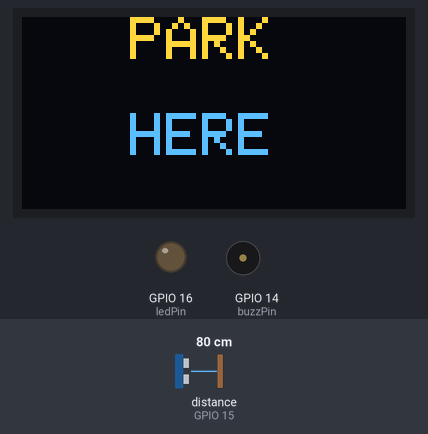
Simulated run of this sketch. Board: ESP8266 (NodeMCU). On the bench: 128×64 one-colour display, output pins drawn as LEDs (lit = HIGH), buzzer (waves = sounding, pin HIGH). Wiring (inferred from the names in the program): ultrasonic range finder: trigger GPIO 13; echo GPIO 15. The test bench sets the inputs (shaded band); at power-on: distance to the obstacle (sensor on GPIO 15) 80 cm. The echo pulse lasts 58.3 µs per cm; the OLED is the two-colour kind (top 16 rows yellow); WiFi joins after 1.5 s; servers stay silent unless stated; the display library's start-up logo is not drawn; uploads are accepted with an empty reply; pins used as bus, display or sensor lines are not drawn; what the sketch prints to the serial monitor is not drawn.

Above: at 3.9 s.
4.0 s: distance to the obstacle (sensor on GPIO 15) set to 6 cm
5.5 s: distance to the obstacle (sensor on GPIO 15) set to 3 cm
At 7.4 s:
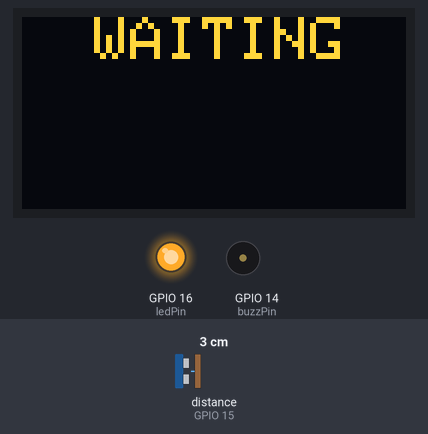
8.0 s: distance to the obstacle (sensor on GPIO 15) set to 9 cm
At 8.59 s:
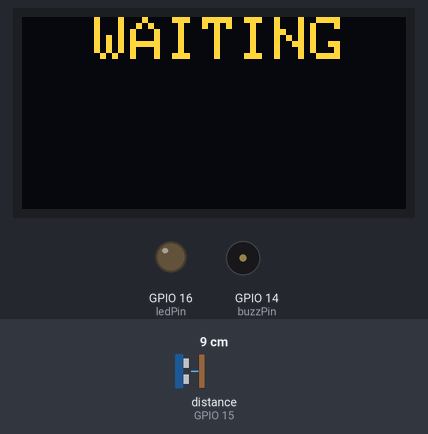
10.2 s: distance to the obstacle (sensor on GPIO 15) set to 2 cm
At 11.2 s:
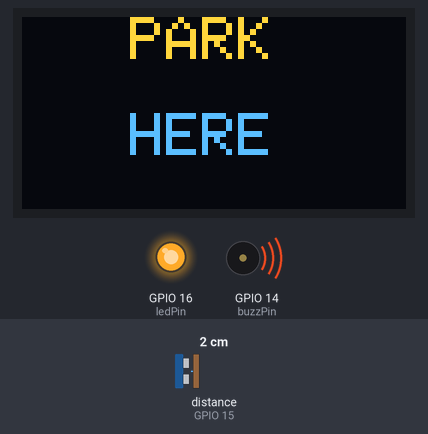
13.2 s: distance to the obstacle (sensor on GPIO 15) set to 18 cm
At 14.8 s:
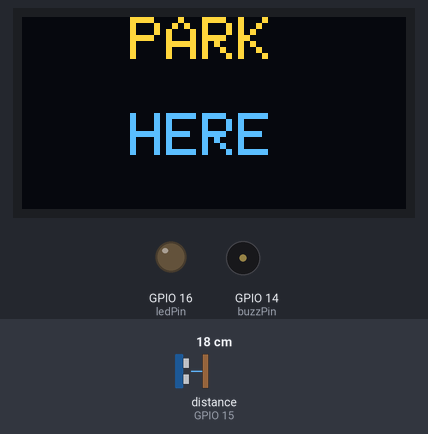
Timing chart, 0 to 16.3 s (numbered marks = the images above; inputs shaded):
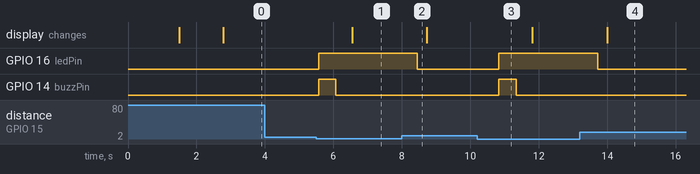

Measured:
- the behaviour switches between 5 and 4 cm on distance to the obstacle (sensor on GPIO 15) (found by bisection; images 0 and 1)
- after the input at 4.0 s, every drawn part: stays the same
- after the input at 5.5 s, GPIO 16 (ledPin): LOW → HIGH after 0.07 s; GPIO 14 (buzzPin): LOW → HIGH after 0.07 s, → LOW 0.50 s later; the display: changes after 1.0 s (image 1)
- after the input at 8.0 s, GPIO 16 (ledPin): HIGH → LOW after 0.45 s
- after the input at 10.2 s, GPIO 16 (ledPin): LOW → HIGH after 0.64 s; GPIO 14 (buzzPin): LOW → HIGH after 0.64 s, → LOW 0.50 s later
- after the input at 13.2 s, GPIO 16 (ledPin): HIGH → LOW after 0.52 s; the display: changes after 0.80 s (image 4)

The sketch:

meter.ino
```cpp
#include <SPI.h>
#include <Wire.h>

#include <Adafruit_GFX.h>
#include <Adafruit_SH110X.h>
// for wifi
#include <ESP8266WiFi.h>
#include <ESP8266HTTPClient.h>
#include <WiFiClient.h>

#define SCREEN_WIDTH 128
#define SCREEN_HEIGHT 64

#define OLED_RESET     -1
#define SCREEN_ADDRESS 0x3C

constexpr int ledPin = 16;
constexpr int buzzPin = 14;
constexpr int trigPin = 13;
constexpr int echoPin = 15;
constexpr int btnPin = 12;

constexpr int BUZZ_DURATION = 500;
constexpr int BUZZ_GAP = 100;
constexpr int DELAY = 250;
constexpr int DETECT_DISTANCE = 5; // 5 cm
constexpr int WAIT = 5 * 1000;  // 5 seconds
constexpr int THANK_YOU = 3 * 1000; // 3 seconds
constexpr float RATE = 1.f;  // 1 rs / sec

// Wi-Fi connection
const char* ssid = "realme123";
const char* password = "987654321";
String serverName = "http://192.168.144.219:5000";
// unsigned long lastTime = 0;
// unsigned long timerDelay = 5000;

enum States {
  IDLE, WAITING, ENGAGED, PAYMENT, PAID, UNPAID
} current_state, last_state;

int led_state = LOW;

int cm = 0;

float cost = 0.f;

int wait_count = 0;

Adafruit_SH1106G display = Adafruit_SH1106G(SCREEN_WIDTH, SCREEN_HEIGHT, &Wire, OLED_RESET);

void setupSerial() {
  Serial.begin(38400);
}

void setupPins() {
  // Sensor
  pinMode(trigPin, OUTPUT);
  pinMode(echoPin, INPUT);

  // LED Pins
  pinMode(ledPin, OUTPUT);

  // Buzzer
  pinMode(buzzPin, OUTPUT);

  // Button
  pinMode(btnPin, INPUT_PULLUP);
}

void setupScreen() {
  display.begin(SCREEN_ADDRESS, true);
  display.setTextSize(2);
  display.setTextColor(SH110X_WHITE);

  display.display();
  delay(1000);
}

int getDistance() {
  digitalWrite(trigPin, LOW);
  delayMicroseconds(5);
  digitalWrite(trigPin, HIGH);
  delayMicroseconds(10);
  digitalWrite(trigPin, LOW);

  int duration = pulseIn(echoPin, HIGH);

  return (duration/2) * 0.0343;
}

void sendStatus(char code){
  if(WiFi.status()== WL_CONNECTED){
    WiFiClient client;
    HTTPClient http;
    http.begin(client, serverName+"/status");
    http.addHeader("Content-Type", "application/json");
    char* body = "{\"parked\" : 0}";
    body[12] = code;

    int httpResponseCode = http.POST(body);
    http.end();
  }
  else {
    Serial.println("WiFi Disconnected");
  }
}

bool isCarNear() {
  return cm < DETECT_DISTANCE;
}

bool isWaitEnough() {
  constexpr int WAIT_TARGET = (WAIT / DELAY);
  if (wait_count++ ==  WAIT_TARGET) {
    wait_count = 0;
    return true;
  }

  return false;
}

void printScreen(const char* msg) {
  display.clearDisplay();
  display.setCursor(0, 0);
  display.print(msg);
  display.display();
}

void lightOn() {
  digitalWrite(ledPin, HIGH);
  led_state = HIGH;
}

void lightOff() {
  digitalWrite(ledPin, LOW);
  led_state = LOW;
}

void lightToggle() {
  if (led_state == LOW) {
    lightOn();
  } else {
    lightOff();
  }
}

void buzzOn() {
  digitalWrite(buzzPin, HIGH);
}

void buzzOff() {
  digitalWrite(buzzPin, LOW);
}

void buzzOnce() {
  buzzOn();
  delay(BUZZ_DURATION);
  buzzOff();
}

void buzzTwice() {
  buzzOnce();
  delay(BUZZ_GAP);
  buzzOnce();
}

void buzzThrice() {
  buzzOnce();
  delay(BUZZ_GAP);
  buzzOnce();
  delay(BUZZ_GAP);
  buzzOnce();
}

bool isBtnPressed() {
  return digitalRead(btnPin) == LOW;
}

void gotoIdle() {
  lightOff();
  wait_count = 0;
  cost = 0.f;
  last_state = current_state;
  current_state = IDLE;
}

void gotoWaiting() {
  lightOn();
  buzzOnce();
  last_state = current_state;
  current_state = WAITING;
}

void gotoEngaged() {
  lightOn();
  buzzTwice();
  last_state = current_state;
  current_state = ENGAGED;
}

void gotoPayment() {
  lightOn();
  buzzThrice();
  last_state = current_state;
  current_state = PAYMENT;
}

void gotoPaid() {
  lightOff();
  buzzTwice();
  last_state = current_state;
  current_state = PAID;
}

void gotoUnpaid() {
  lightOff();
  buzzOn();
  last_state = current_state;
  current_state = UNPAID;
}

void stateIdle() {
  printScreen(
    "   PARK\n\n"
    "   HERE"
  );

  if(last_state != IDLE){
    sendStatus('0');
  }

  if (isCarNear()) {
    gotoWaiting();
  }
}

void stateWaiting() {
  if(last_state != WAITING){
    sendStatus('1');
  }

  printScreen(
    "  WAITING"
  );

  if (isWaitEnough()) {
    gotoEngaged();
  }

  if (not isCarNear()) {
    gotoIdle();
  }
}

void stateEngaged() {

  constexpr float inc = RATE * DELAY / 1000.f;

  cost += inc;

  char msg[30];
  sprintf(
    msg,
    "  ENGAGED\n"
    "----------\n"
    "Rs %.2f",
    cost
  );

  printScreen(msg);

  if ( not isCarNear() ) {
    gotoUnpaid();
  }

  if (isBtnPressed()) {
    gotoPayment();
  }
}

void statePayment() {
  char msg[20];
  sprintf(
    msg,
    "    PAY\n"
    "----------\n"
    "Rs %.2f",
    cost
  );
  printScreen(msg);

  if ( not isCarNear() ) {
    gotoUnpaid();
  }

  if ( isBtnPressed() ) {
    gotoPaid();
  }
}

void statePaid() {
  printScreen(
    "   THANK\n\n"
    "    YOU"
  );
  delay(THANK_YOU);
  gotoIdle();
}

void stateUnpaid() {
  lightToggle();
  printScreen(
    "  WARNING\n\n"
    "  UNPAID"
  );

  if ( isBtnPressed() ) {
    buzzOff();
    gotoIdle();
  }
}

void setup() {
  Serial.begin(9600);
  // WiFi setup
  WiFi.begin(ssid, password);
  Serial.println("Connecting");
  while(WiFi.status() != WL_CONNECTED) {
    delay(500);
    Serial.print(".");
  }
  Serial.println("");
  Serial.print("Connected to WiFi network with IP Address: ");
  Serial.println(WiFi.localIP());

  setupPins();
  setupScreen();

  sendStatus('0');
  gotoIdle();
}

void loop() {
  cm = getDistance();

  switch (current_state) {
  case IDLE:
    stateIdle();
    break;
  case WAITING:
    stateWaiting();
    break;
  case ENGAGED:
    stateEngaged();
    break;
  case PAYMENT:
    statePayment();
    break;
  case PAID:
    statePaid();
    break;
  case UNPAID:
    stateUnpaid();
    break;
  }

  delay(DELAY);
}
```
